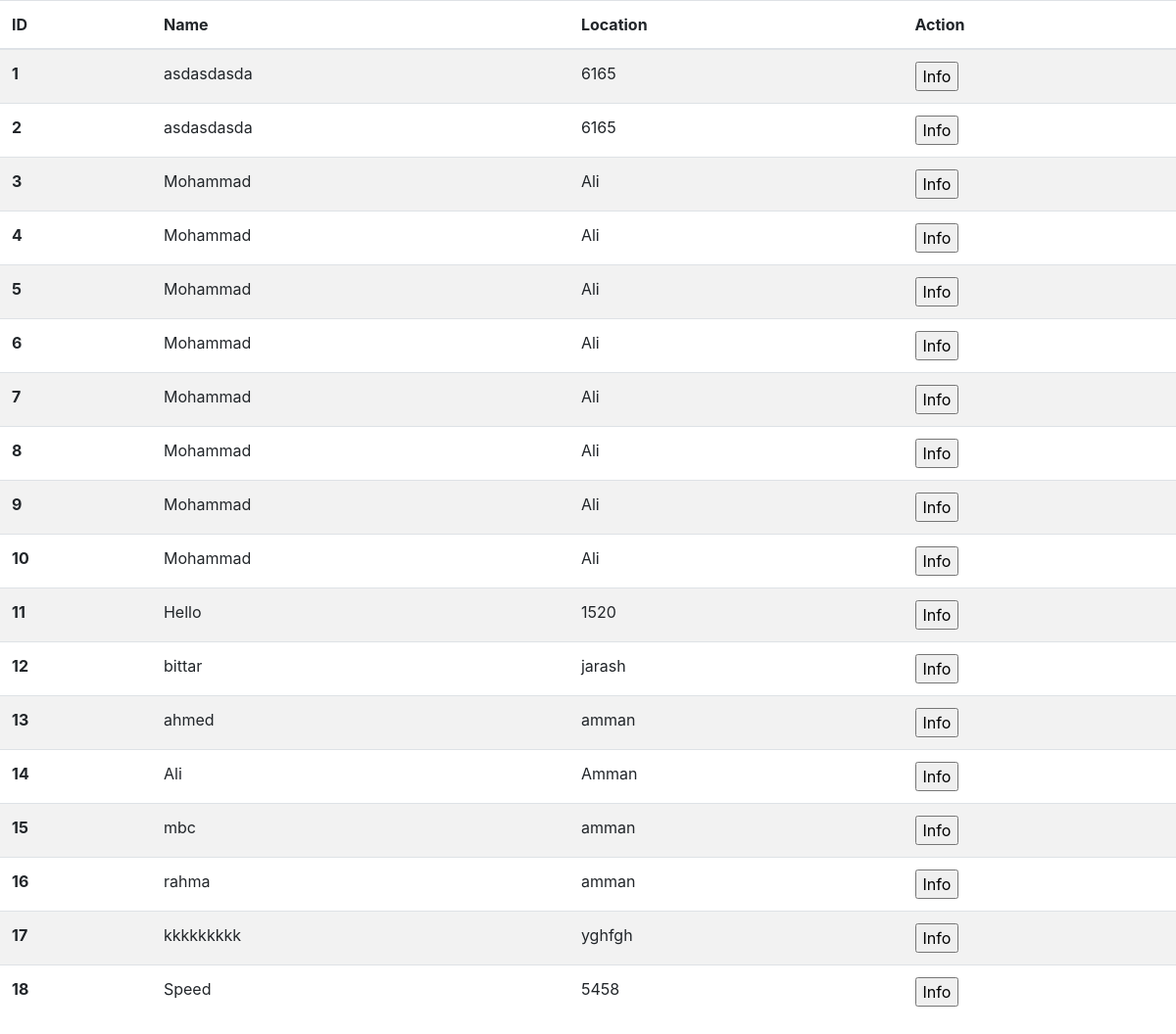
Page /showdepartment on the committed database.
### tables this page shows
CREATE TABLE `departments` (
	`department_id`	INTEGER NOT NULL PRIMARY KEY AUTOINCREMENT UNIQUE,
	`department_name`	TEXT NOT NULL,
	`location_id`	TEXT NOT NULL
);

### employee30.py (the view)
@app.route('/showdepartment')
def showdepartment():
        con = sqlite3.connect("Org.db")
        con.row_factory = sqlite3.Row
        cur = con.cursor()
        cur.execute("select * from departments")
        rows = cur.fetchall()
        return render_template('show_dapartment.html',rows = rows)

### templates/show_dapartment.html (shortened to what this page needs)
<!DOCTYPE html>
<html lang="en">
<head>
    <link rel="stylesheet" href="https://stackpath.bootstrapcdn.com/bootstrap/4.4.1/css/bootstrap.min.css">
</head>
<body>
            <table class="table table-striped">
                    <thead>
                      <tr>
                        <th scope="col">ID</th>
                        <th scope="col">Name</th>
                        <th scope="col">Location</th>
                        <th scope="col">Action</th>
                      </tr>
                    </thead>
                    <tbody>
                    {% for row in rows %}
                      <tr>
                        <th scope="row">{{row[0]}}</th>
                        <td>{{row[1]}}</td>
                        <td>{{row[2]}}</td>
                        <td>
                            <form action="/viewemployees" method="POST">
                                  <input type="submit" value="Info" />
                            </form>
                        </td>
                      </tr>
                    {% endfor %}
                    </tbody>
                  </table>
</body>
</html>

### rows in the picture
departments: department_id "1", department_name "asdasdasda", location "6165"
departments: department_id "2", department_name "asdasdasda", location "6165"
departments: department_id "3", department_name "Mohammad", location "Ali"
departments: department_id "4", department_name "Mohammad", location "Ali"
departments: department_id "5", department_name "Mohammad", location "Ali"
departments: department_id "6", department_name "Mohammad", location "Ali"
departments: department_id "7", department_name "Mohammad", location "Ali"
departments: department_id "8", department_name "Mohammad", location "Ali"
departments: department_id "9", department_name "Mohammad", location "Ali"
departments: department_id "10", department_name "Mohammad", location "Ali"
departments: department_id "11", department_name "Hello", location "1520"
departments: department_id "12", department_name "bittar", location "jarash"
departments: department_id "13", department_name "ahmed", location "amman"
departments: department_id "14", department_name "Ali", location "Amman"
departments: department_id "15", department_name "mbc", location "amman"
departments: department_id "16", department_name "rahma", location "amman"
departments: department_id "17", department_name "kkkkkkkkk", location "yghfgh"
departments: department_id "18", department_name "Speed", location "5458"
